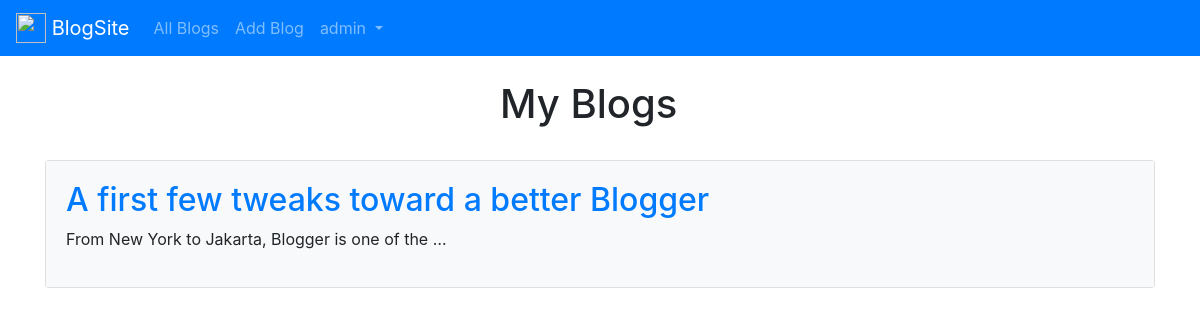
Screenshot of /profile/ (signed in) with the database file from the repository.
### Blogs/models.py (models this page shows, shortened)
class Blog(models.Model):
    title  = models.CharField(max_length = 120, default=None)
    body   = models.TextField(max_length = 3000, default=None)
    author = models.ForeignKey(User , on_delete = models.CASCADE)
    date_posted = models.DateTimeField(auto_now=True, null=True)

### account/views.py (the view)
# urls.py: path('profile/' , ProfileView.as_view(), name='profile')
class ProfileView(View):
    @method_decorator(login_required(login_url=''))
    def get(self, request):
        pk= request.user.id
        blogs = Blog.objects.filter(author_id=pk)
        context= {
            "blogs":blogs,
        }
        return render(request, "profile.html",context)

### templates/profile.html (shortened to what this page needs)
{% extends "base.html" %}
{% block content %}
{% if user.is_authenticated %}
  <div class="mx-auto" style="width: 200px;">
    <h1>My Blogs</h1>
  </div><br>
{% for blog in blogs %}
<div class = "blog entry card">
  <div class="card-body text-black bg-light">
<h2><a href="{% url 'blog_detail' blog.pk %}">{{ blog.title }}</a></h2>
<p>{{ blog.body|truncatewords:10 }}</p>
</div>
</div>
{% endfor %}
{% endif %}
{% endblock content%}

### templates/base.html (shortened to what this page needs)
<link rel="stylesheet" href="https://stackpath.bootstrapcdn.com/bootstrap/4.4.1/css/bootstrap.min.css"
>
<!doctype html>
<html lang="en">
<head>
    <link rel="stylesheet" href="https://stackpath.bootstrapcdn.com/bootstrap/4.4.1/css/bootstrap.min.css"
>
</head>
<body>
    <nav class="navbar navbar-expand-lg navbar-dark bg-primary">
        <a class="navbar-brand" href="{% url 'blog_list' %}">
            <img src="https://upload.wikimedia.org/wikipedia/commons/thumb/8/87/R_Cable_logo.svg/1200px-R_Cable_logo.svg.png"
                width="30" height="30" class="d-inline-block align-top" alt="">
            BlogSite
        </a>
        <div class="collapse navbar-collapse" id="navbarSupportedContent">
            <ul class="navbar-nav mr-auto">
                <li class="nav-item">
                    <a class="nav-link" href="{% url 'blog_list' %}">All Blogs</a>
                </li>
                <li class="nav-item">
                    <a class="nav-link" href="{% url 'blog_new' %}">Add Blog</a>
                </li>
    {% if user.is_authenticated %}
                <li class="nav-item dropdown">
                    <a class="nav-link dropdown-toggle" href="#" id="navbarDropdown" role="button" data-toggle="dropdown"
                        aria-haspopup="true" aria-expanded="false">
                        {{ user }}
                    </a>
                </li>
    {% endif %}
        </div>
    </nav></br>
    <div class="container">
        {% block content %}
        {% endblock content %}
    </div>
</body>
</html>

### rows the page displays
Blog: title "A first few tweaks toward a better Blogger", body "From New York to Jakarta, Blogger is one of the …"

### other values shown
{{ user }} "admin"
